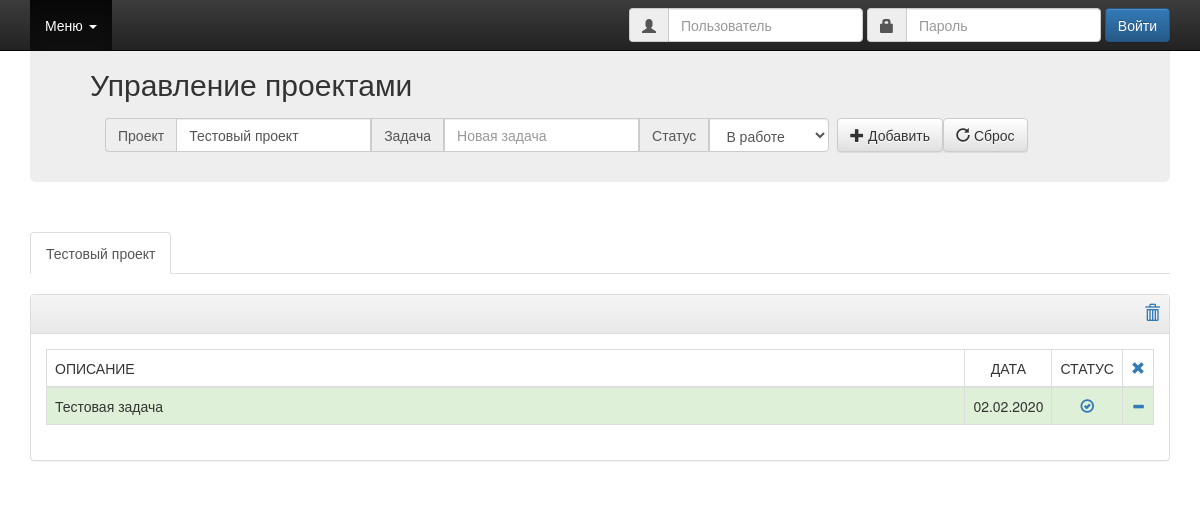
/, run on an earlier commit of the app's database.
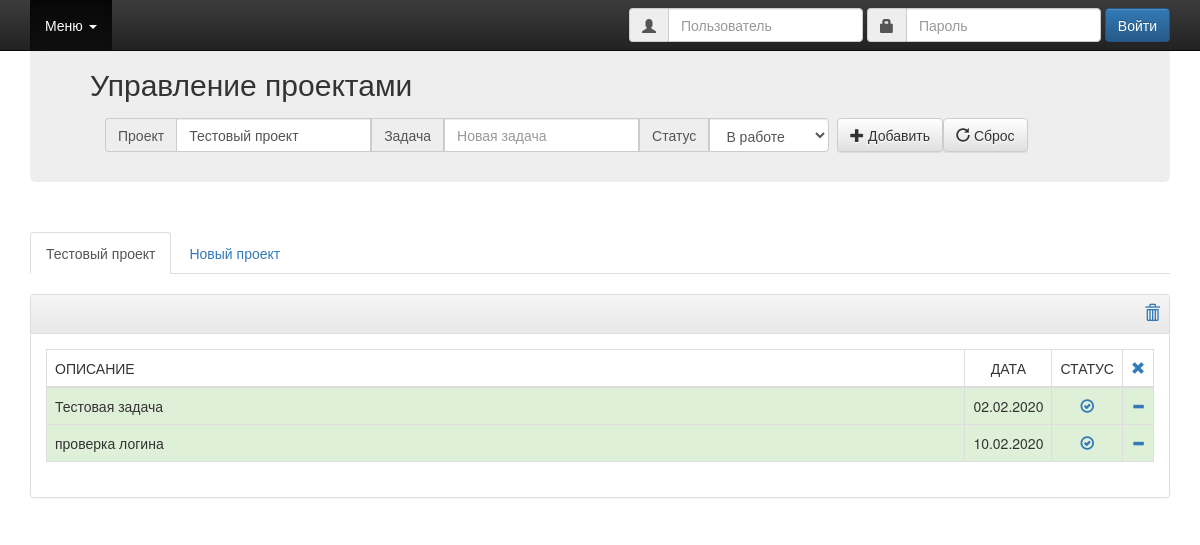
And on a later commit of the database.
### tables this page shows
CREATE TABLE project (
    id      integer primary key autoincrement not null,
    name    text not NULL,
    active  integer
);

CREATE TABLE task (
    id      integer primary key autoincrement not null,
    project integer not null references project(id),
    name    text not NULL,
    date    text,
    status  integer default 0
);

### app.py (the view)
@app.route('/')
def index():
    active = None
    projects = db.get_projects()
    tasks = db.get_tasks()
    if projects:
        for project in projects:
            if project.active:
                active = project.project_id
        if not active:
            active = projects[0].project_id
            db.update_active_project(projects[0].project_id, 1)
    else:
        projects = None
    try:
        user = current_user.username
    except AttributeError:
        user = False
    if projects:
        return render_template('index.html', tasks=tasks, projects=projects,
                               active=active, user=user)
    return render_template('index.html', tasks=tasks, active=active,
                           user=user)

### db_utils.py (called while the page is built)
    def get_projects(self):
        projects = []
        for row in self.conn.execute("select * from project"):
            projects.append(self.Project(project_id=row[0], name=row[1],
                                         active=row[2]))
        return projects

    def get_tasks(self):
        tasks = []
        for row in self.conn.execute("select * from task"):
            tasks.append(self.Task(task_id=row[0], project=row[1], name=row[2],
                                   date=row[3], status=row[4]))
        return tasks

### templates/index.html (shortened to what this page needs)
{% extends "base.html" %}
{% block navigate %}
    <nav class="navbar navbar-inverse navbar-fixed-top">
        <div class="container">
            <div id="navbar" class="navbar-collapse collapse">
                <ul class="nav navbar-nav">
                    <li class="dropdown active">
                        <a href="#" class="dropdown-toggle" data-toggle="dropdown" role="button" aria-haspopup="true"
                           aria-expanded="false">Меню <span class="caret"></span></a>
                    </li>
                </ul>
                {% if not user  %}
                <form id="signin" class="navbar-form navbar-right" role="form" action="/login" method="POST">
                <div class="input-group">
                    <span class="input-group-addon"><i class="glyphicon glyphicon-user"></i></span>
                    <input id="username" type="text" class="form-control" name="username" value="" placeholder="Пользователь">
                </div>
                <div class="input-group">
                    <span class="input-group-addon"><i class="glyphicon glyphicon-lock"></i></span>
                    <input id="password" type="password" class="form-control" name="password" value="" placeholder="Пароль">
                </div>
                <button type="submit" class="btn btn-primary">Войти</button>
                </form>
                {% endif %}
            </div>
        </div>
    </nav>
{% endblock %}
{% block container %}
    <div class="container">
        <div class="jumbotron">
            <h2>Управление проектами</h2>
            <form id="remember" class="navbar-form navbar-left" role="search" action="/add" method="POST"
                  onsubmit="return user_validate()">
                <div class="form-group">
                    <div class="input-group">
                        <span class="input-group-addon container-fluid">Проект</span>
                        <input type="text" name="project" class="form-control" {% for project in projects %}{% if project.project_id == active %}value="{{ project.name }}"{% endif %}{% endfor %} placeholder="Название проекта">
                        <span class="input-group-addon container-fluid">Задача</span>
                        <input type="text" name="task" class="form-control" placeholder="Новая задача" required>
                        <span class="input-group-addon container-fluid">Статус</span>
                        <select id="status" name="status" class="form-control">
                            <option value=1 selected>В работе</option>
                        </select>
                    </div>
                    <div class="input-group">
                        <span class="spacer">&nbsp;</span>
                        <button type="submit" class="btn btn-default">
                            <span class="glyphicon glyphicon-plus" aria-hidden="true"></span> Добавить
                        </button>
                        <button type="reset" class="btn btn-default">
                            <span class="glyphicon glyphicon-repeat" aria-hidden="true"></span> Сброс
                        </button>
                    </div>
                </div>
            </form>
        </div>
        {% if tasks %}
        <div class="tasks">
            {% if projects %}
            <span id="taksNav" class="container">
                <ul class="nav nav-tabs">
                    {% for tab in projects %}
                    {% if tab.project_id == active %}
                    <li role="presentation" class="active">
                    {% else %}
                    <li role="presentation">
                    {% endif %}
                        <a href="/project/{{ tab.name }}">{{ tab.name }}</a>
                    </li>
                    {% endfor %}
                </ul>
            </span>
            {% endif %}
            <div id="taskPanel" class="panel panel-default">
                <div class="panel-heading">
                    <h3 class="panel-title">&nbsp;
                        <span class="navbar-right">
                            <a href="/clear/{{ active }}" onclick="return user_validate()">
                                <span class="glyphicon glyphicon-trash" aria-label="Remove All"></span>
                            </a>
                            <span class="spacer">&nbsp;</span>
                        </span>
                    </h3>
                </div>
                <div class="panel-body">
                    <table class="table table-bordered table-hover">
                        <thead>
                        <tr>
                            <td style="width:100%">ОПИСАНИЕ</td>
                            <td align="center">ДАТА</td>
                            <td>СТАТУС</td>
                            <td align="center">
                                <a href="/remove/{{ active }}" onclick="return user_validate()">
                                    <span class="glyphicon glyphicon-remove" aria-label="Delete"></span>
                                </a>
                            </td>
                        </tr>
                        </thead>
                        <tbody>
                        {% for task in tasks %}
                        {% if task.project == active %}
                            {% if task.status %}
                        <tr class="success">
                            <td>{{ task.name }}</td>
                            <td align="center">{{ task.date }}</td>
                            {% else %}
                        <tr class="active">
                            <td><strike>{{ task.name }}</strike></td>
                            <td align="center"><strike>{{ task.date }}</strike></td>
                            {% endif %}
                            <td align="center">
                                <a href="/close/{{ task.task_id }}" onclick="return user_validate()">
                                {% if task.status %}
                                    <span class="glyphicon glyphicon-ok-circle" aria-label="Open"></span>
                                {% else %}
                                    <span class="glyphicon glyphicon-ok-sign" aria-label="Close"></span>
                                {% endif %}
                                </a>
                            </td>
                            <td>
                                <a href="/delete/{{ task.task_id }}" onclick="return user_validate()">
                                    <span class="glyphicon glyphicon-minus" aria-hidden="true"></span>
                                </a>
                            </td>
                        </tr>
                        {% endif %}
                        {% endfor %}
                        </tbody>
                    </table>
                </div>
            </div>
        </div>
        {% endif %}
    </div>
{% endblock %}

### templates/base.html (shortened to what this page needs)
<!doctype html>
<html lang="en">
<head>
    <link rel="stylesheet" href="{{ url_for('static', filename='css/bootstrap.min.css') }}">
    <link rel="stylesheet" href="{{ url_for('static', filename='css/bootstrap-theme.min.css') }}">
    <link href="{{ url_for('static', filename='css/ie10-viewport-bug-workaround.css') }}" rel="stylesheet">
    <link href="{{ url_for('static', filename='css/navbar-fixed-top.css') }}" rel="stylesheet">
</head>
<body>
    {% block navigate %} {% endblock %}
    {% block container %}{% endblock %}
</body>
</html>

### static/css/navbar-fixed-top.css (style rules this page uses)
body { min-height: 2000px; padding-top: 35px; }
.jumbotron { padding-top: 12px; padding-bottom: 72px; }

What changed in the data, as far as the page shows it:
added project: name "Новый проект"
added task: name "проверка логина", date "10.02.2020", status 1 (drawn)
